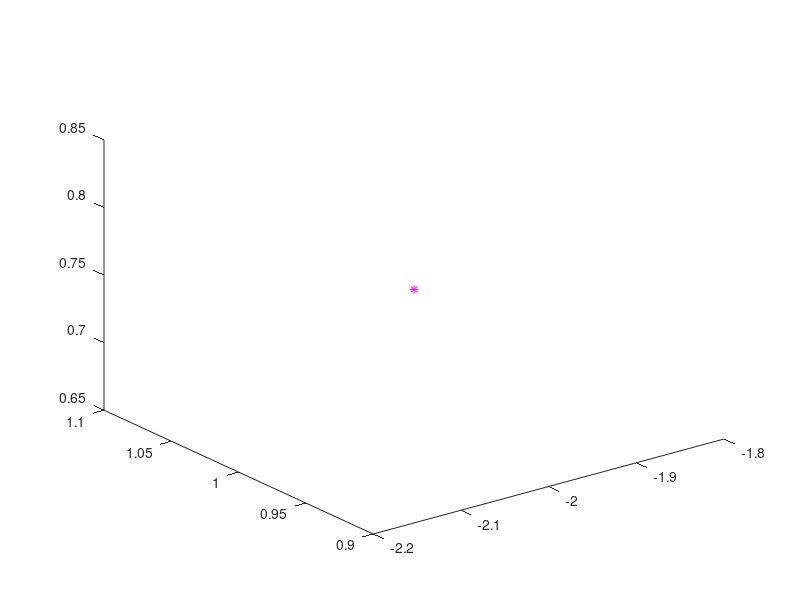

MATLAB code for this plot: (Note: this script raises an error after producing the figure.)
clc; clear all; close all; warning off;

%Tempo de simulação ms
tfin=20;
%Amostragem
To=0.1;
%Tempo
t= [0:To:tfin]; 
a=0.2;

%ks
k1 = 5;
k2 = 0.3;
k3 = 5.5;
k4 = 0.2;
k5 = 0.55;
k6 = 0.7;
k7 = 1.45;
k8 = 0.7;

kpx = 3;
kpy = 3;
kpz = 0.5;
kpphi = 3;
kdx = 2;
kdy = 2.5;
kdz = 2;
kdphi = 0.5;

%kp
kp = diag([kpx kpy kpz kpphi]);
%kd
kd = diag([kdx kdy kdz kdphi]);

%Formação desejada
Xd = transpose([2 1 1.5 0]);

%Formalção desejada
qdes = [2 1 1.5 1 0 0]';




%Condições iniciais
%Drone 1
x(1) = 0;
y(1) = 0;
z(1) = 0.75;
phi(1) = 0;

%Condições iniciais
%Drone 2
x2 = -2*ones(length(t), 1);
y2 = 1*ones(length(t), 1);
z2 = 0.75*ones(length(t),1);
phi2 = zeros(length(t),1);
phid = 0;

ganho = 0.4;

%
pos = zeros(3,length(t));

%%
%CONTROLADOR

for i=1: length(t)
    %trajetória
    %Xd = transpose([sin(0.5*t(k)) cos(0.5*t(k)) 0.5 0]);
    
    %Erros de controle
    X = transpose([x(i) y(i) z(i) phi(i)]);    
    Xtio = Xd - X;
    
    f1 = [k1*cos(phi(i)) -k3*sin(phi(i)) 0 0;...
          k1*sin(phi(i)) k3*cos(phi(i)) 0 0;...
          0 0 k5 0;...
          0 0 0 k7];
    
    U{i} = ((f1^-1)*(Xd*To + kp*(tanh(kd*Xtio))))*ganho;
           
    %Define a nova posicão do drone1
    x(i+1) = x(i)+To*U{i}(1);
    y(i+1) = y(i)+To*U{i}(2);
    z(i+1) = z(i)+To*U{i}(3);
    phi(i+1) = phi(i)+To*U{i}(4);
    
    
    %Pega a posicao atual do drone1
    pos(1,i) = x(i);
    pos(2,i) = y(i);
    pos(3,i) = z(i);
    
    %Controlador da formação
    xf = pos(1,i); % valor de x
    yf = pos(2,i); % valor de y
    zf = pos(3,i); % valor de z
    
    %Distancia entre os drones
    rhof = sqrt((x2(i) - pos(1,i))^2 + (y2(i) - pos(2,i))^2 + (z2(i) - pos(3,i))^2);    
    %alfaf
    alphaf =  atan2((y2(i) - pos(2,i)), (x2(i)-pos(1,i)));
    
    %betaf
    betaf = atan2((z2(i) - pos(3,i)),sqrt((x2(i) - pos(1,i))^2 + (y2(i) - pos(2,i))^2));
    %q
    q = [xf yf zf rhof betaf alphaf];
    
    qtil(:,i) = qdes - q';
    
    
    %Ganhos
    L1 = 0.2*eye(6);
    L2 = 0.4*eye(6);
    
    %Para a tarefa de posicionamento, qdesp = 0
    
    qrefp = L1*tanh(L2*qtil(:,i));
    %qRefPonto = L*tanh(inv(L)*kp*qTil(:,i));
    
    %qrefp = L1*tanh(inv(L1)*L2*qtil(:,i));
    
    
    
    
%     jacob = [ 1, 0, 0, 0, 0, 0; ...
%               0, 1, 0, 0, 0, 0; ...
%               0, 0, 1, 0, 0, 0; ...
%               1, 0, 0, cos(alphaf)*cos(betaf), -rhof*sin(alphaf)*cos(betaf), -rhof*cos(alphaf)*sin(betaf); ...
%               0, 1, 0, cos(betaf)*sin(alphaf), rhof*cos(alphaf)*cos(betaf),  -rhof*sin(alphaf)*sin(betaf); ...
%               0, 0, 1, sin(betaf), 0, rhof*cos(betaf)];


    jacob = [ 1, 0, 0, 0, 0, 0; ...
              0, 1, 0, 0, 0, 0; ...
              0, 0, 1, 0, 0, 0; ...
              1, 0, 0, cos(alphaf)*cos(betaf), -rhof*cos(alphaf)*sin(betaf), -rhof*cos(betaf)*sin(alphaf); ...
              0, 1, 0, cos(betaf)*sin(alphaf), -rhof*sin(alphaf)*sin(betaf),  rhof*cos(alphaf)*cos(betaf); ...
              0, 0, 1, sin(betaf), rhof*cos(betaf), 0];
          
    xrefp = jacob*qrefp;
    
    K = [cos(pos(3,i)) sin(pos(3,i)) 0 0 0 0; ...
         -sin(pos(3,i))/a cos(pos(3,i))/a 0 0 0 0; ...
         0 0 1 0 0 0; ...
         0 0 0 cos(phid) -sin(phid) 0; ...
         0 0 0 sin(phid) cos(phid) 0; ...
         0 0 0 0 0 1];
    
    v{i} = K*xrefp; 
    
    x2(i+1) = x2(i)+To*v{i}(4);
    y2(i+1) = y2(i)+To*v{i}(5);
    z2(i+1) = z2(i)+To*v{i}(6);
    phid = 0;
    
    
    
    
end

paso=2; axis 'equal'

H1 = plot3(x(1),y(1),z(1),'yo','LineWidth',2,'MarkerEdgeColor','k',...
        'MarkerFaceColor','y','MarkerSize',8);
H2 = plot3(x(1),y(1),z(1),'*m'); 

H1_D2 = plot3(x2(1), y2(1), z2(1), 'yo', 'LineWidth',2, 'MarkerEdgeColor','k','MarkerFaceColor','y','MarkerSize',8);
H2_D2 = plot3(x2(1),y2(1),z2(1),'*m'); hold on



for i=1:paso:length(t)
    
    %delete(Ho)
    delete(H1)
    delete(H2)
    
    delete(H1_D2)
    delete(H2_D2)
    
    axis([-4 4 -4 4 0 4]);  
    view([50.0,20.0]);
    H1 = plot3(x(i),y(i),z(i),'yo','LineWidth',1,'MarkerEdgeColor','k',...
        'MarkerFaceColor','y','MarkerSize',9);
    H2 = plot3(x(1:i),y(1:i),z(1:i) ,'--g');hold on
    
  
    H1_D2 = plot3(x2(i),y2(i),z2(i),'yo','LineWidth',1,'MarkerEdgeColor','k',...
        'MarkerFaceColor','y','MarkerSize',9);
    H2_D2 = plot3(x2(1:i),y2(1:i),z2(1:i) ,'--r');hold on
    
    
    grid on;
    pause(To)
end

